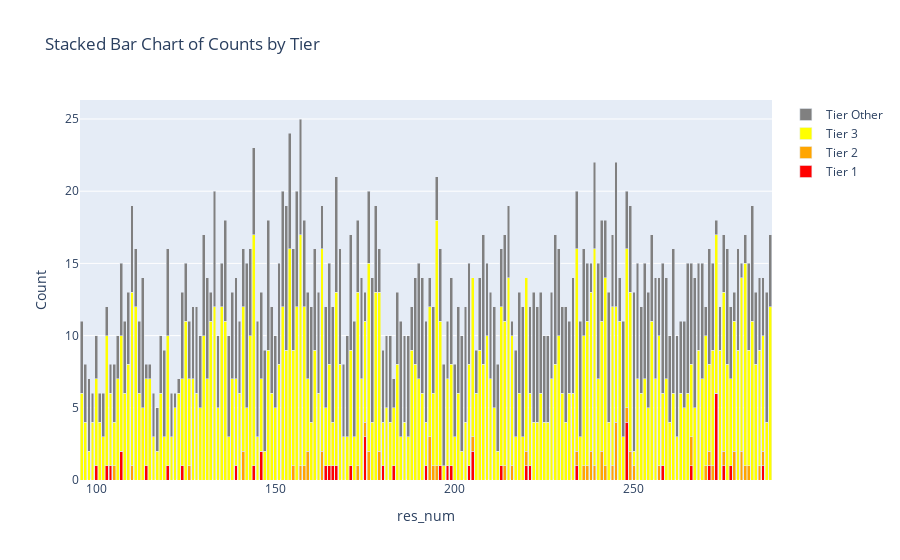
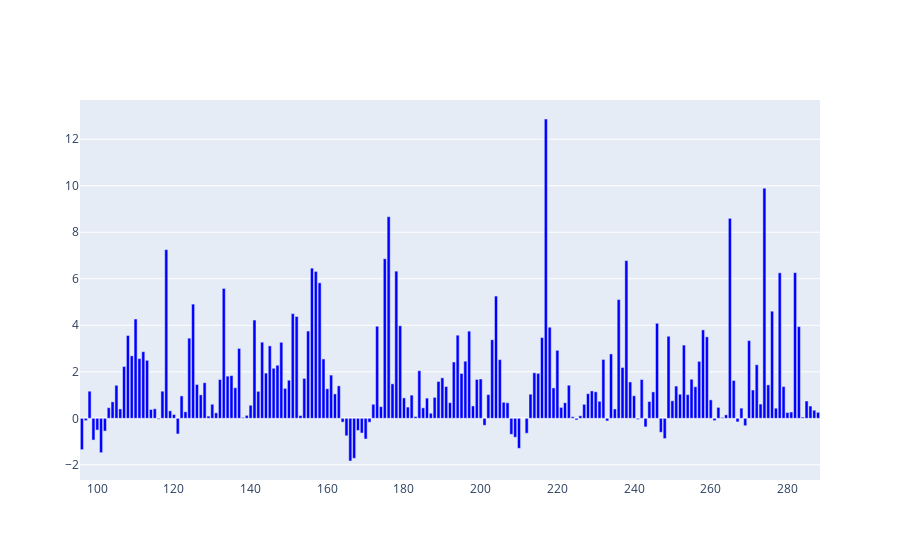

The notebook cell these images were saved under, in order:
### Code cell
df = tmp2[tmp2['pdb_id']=='4IBQ'].sort_values(by='res_num')

# Create stacked bar chart
fig = go.Figure()

# Stacked bar chart
fig.add_trace(go.Bar(x=df['res_num'], y=df['tier1_count'], name='Tier 1', marker_color='red'))
fig.add_trace(go.Bar(x=df['res_num'], y=df['tier2_count'], name='Tier 2', marker_color='orange'))
fig.add_trace(go.Bar(x=df['res_num'], y=df['tier3_count'], name='Tier 3', marker_color='yellow'))
fig.add_trace(go.Bar(x=df['res_num'], y=df['tierOther_count'], name='Tier Other', marker_color='grey'))

# Update layout
fig.update_layout(barmode='stack', xaxis_title='res_num', yaxis_title='Count',
                  title='Stacked Bar Chart of Counts by Tier')

# Bar plot of network score
# fig.add_trace(go.Bar(x=df['res_num'], y=df['network_score'], name='Network Score', marker_color='blue'))

# Update layout
# fig.update_layout(xaxis2_title='res_num', yaxis2_title='Network Score',
#                   title2='Bar Plot of Network Score', yaxis2=dict(anchor='x2'))

fig.show()

# Create stacked bar chart
fig = go.Figure()

# Bar plot of network score
fig.add_trace(go.Bar(x=df['res_num'], y=df['network_score'], name='Network Score', marker_color='blue'))

# Update layout
fig.show()

### Figure 1 — Plotly figure (JSON) as saved in the notebook; plotly's stock layout.template omitted (floating-point values rounded to 4 significant figures; data arrays with more than 128 entries replaced by an {"elided": "..."} marker saying what was removed)
{"data": [{"marker": {"color": "red"}, "name": "Tier 1", "type": "bar", "x": {"elided": "193 int values"}, "y": {"elided": "193 int values"}}, {"marker": {"color": "orange"}, "name": "Tier 2", "type": "bar", "x": {"elided": "193 int values"}, "y": {"elided": "193 int values"}}, {"marker": {"color": "yellow"}, "name": "Tier 3", "type": "bar", "x": {"elided": "193 int values"}, "y": {"elided": "193 int values"}}, {"marker": {"color": "grey"}, "name": "Tier Other", "type": "bar", "x": {"elided": "193 int values"}, "y": {"elided": "193 int values"}}], "layout": {"barmode": "stack", "title": {"text": "Stacked Bar Chart of Counts by Tier"}, "xaxis": {"title": {"text": "res_num"}}, "yaxis": {"title": {"text": "Count"}}}}

### Figure 2 — Plotly figure (JSON) as saved in the notebook; plotly's stock layout.template omitted (floating-point values rounded to 4 significant figures; data arrays with more than 128 entries replaced by an {"elided": "..."} marker saying what was removed)
{"data": [{"marker": {"color": "blue"}, "name": "Network Score", "type": "bar", "x": {"elided": "193 int values"}, "y": {"elided": "193 float values"}}], "layout": {}}
